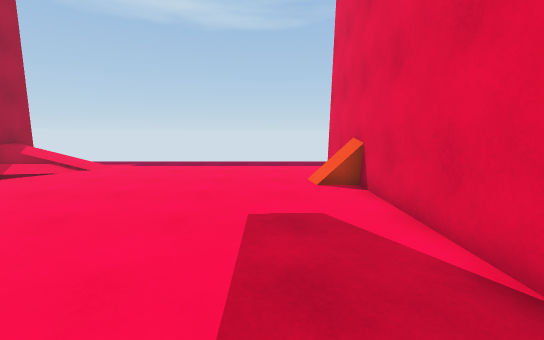
View 1 (above)

16 first-person views from a walk through a scene from a Unity 3-D project. The camera is 1.5 m above the floor, tilts 8° down and sees 90° across. The floor is counted in squares, 1 m on a side. Each view is taken from the middle of a square. On the plan, view 1 faces up. The plan holds only what a view shows up to about 14 squares ahead; the rest is blank. The place goes on beyond the plan.

View 2
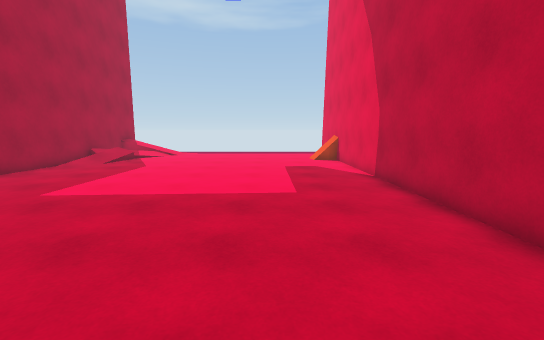

View 3
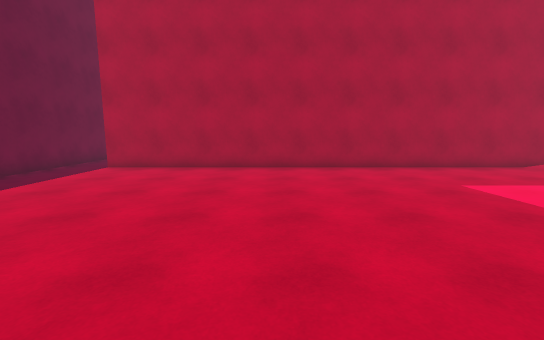

View 4
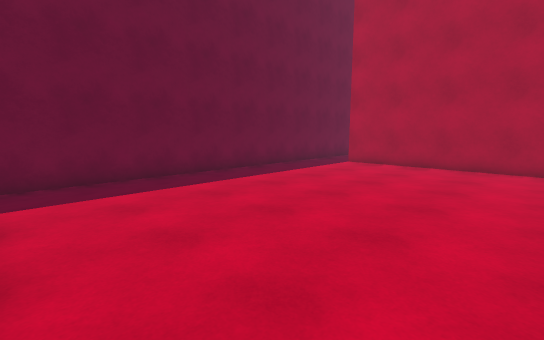

View 5
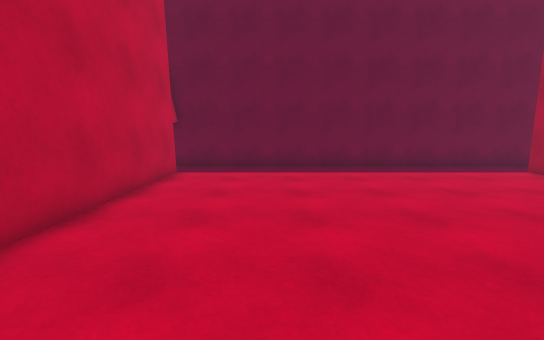

View 6
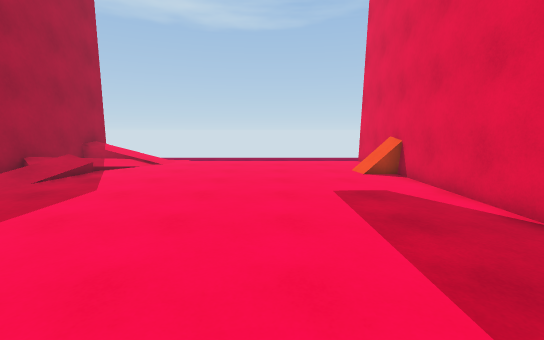

View 7
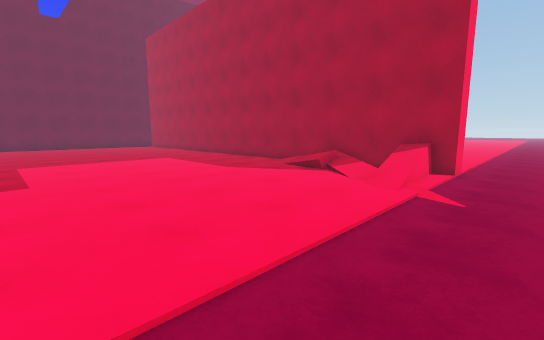

View 8
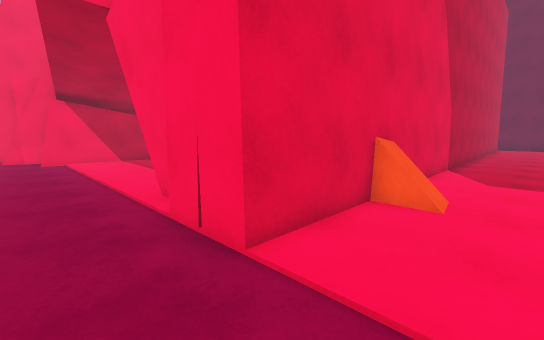

View 9
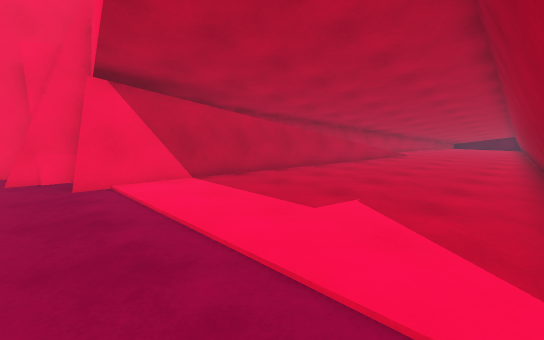

View 10
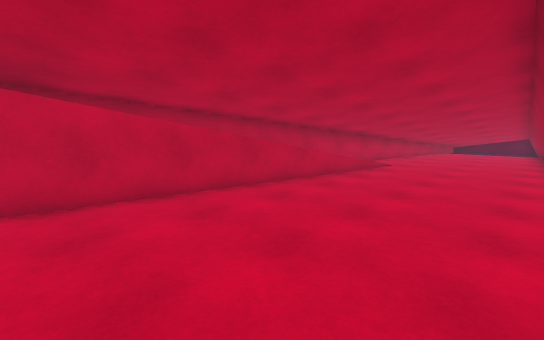

View 11
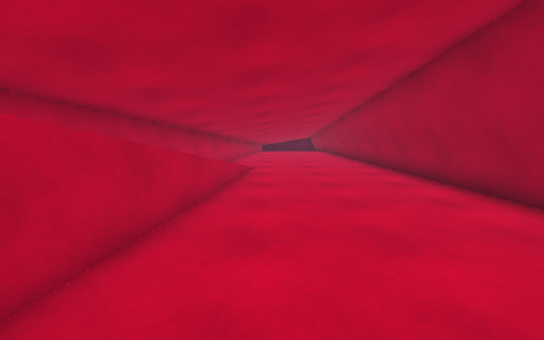

View 12
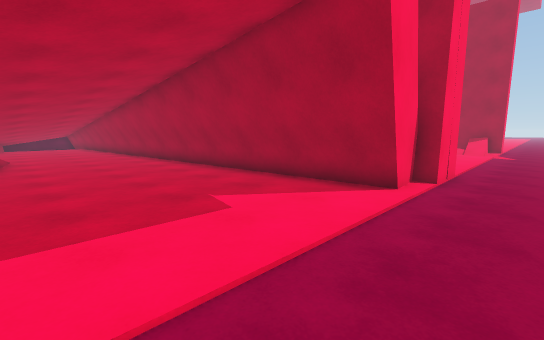

View 13
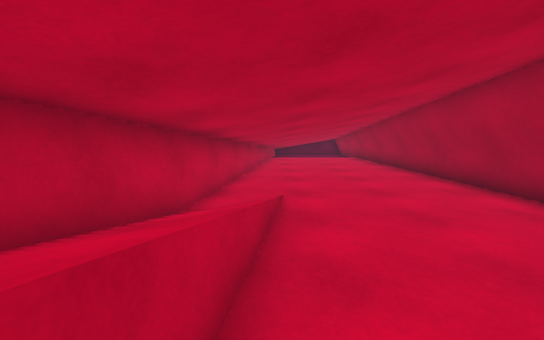

View 14
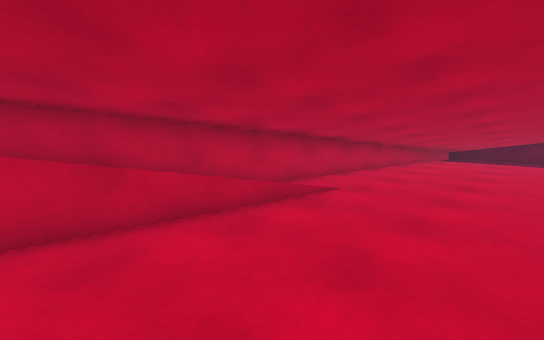

View 15
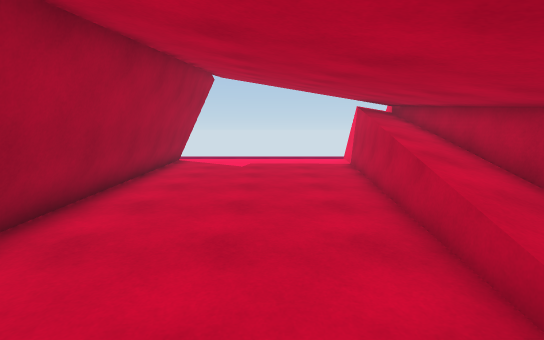

View 16
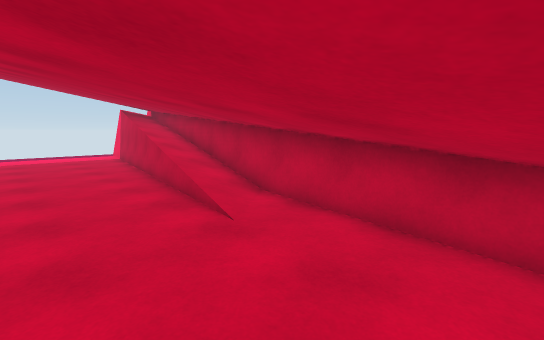

### Floor plan
Key: @ floor where view 1 was taken; # wall or solid block; . main floor; : floor 0.25 m higher than the main floor; / step, stairs or slope; = window, fence, low wall or low ledge; ^ raised ledge; O other object.
Columns run from 19 left of view 1 to 15 right of it. Each row starts with its distance up from view 1.
 14 ...................................
 13 ...................................
 12  .......#.............##..........#
 11         #///..........#####.......#
 10         # //..........#  ##.......#
  9         # /...........#  ##.......#
  8         # /..........O#  ##.......#
  7         # /...........#  ##.......#
  6         # /...........#   #......##
  5         #/............#   #......##
  4         #.............#   #......^^
  3         #.............#   #......^^
  2         #.............#   ##.....^^
  1         #.............#   ##.....^^
  0         #..........@..#   ##....=^#
 -1         #.............#   ##.....:#
 -2         #.............#   ##....:.#
 -3         #.............#   ##..... #
 -4         #.............#   ##......#
 -5         #.............#   ##.....##
 -6         #.............#    #....###
 -7         #.............#    #....##
 -8         #.............#    #...###
 -9         #.............#    #..###
-10         #.............#    #######
-11         #.............#      #####
-12         #.............#    #######
-13          .............#     #####
-14        ................     ####
-15       .................     ###
-16       #################     ##

Positions as (right, up) in squares from view 1, and headings:
1: (0, 0), facing up
2: (-1, -7), facing up
3: (1, -6), facing left
4: (2, -6), facing down-left
5: (-1, -3), facing down
6: (-2, -2), facing up
7: (0, 14), facing down-left
8: (0, 14), facing down-right
9: (7, 14), facing down-right
10: (8, 9), facing down-right
11: (12, 8), facing down
12: (13, 14), facing down-left
13: (13, 3), facing down
14: (9, 3), facing down-right
15: (11, -3), facing up
16: (10, -7), facing up-right
